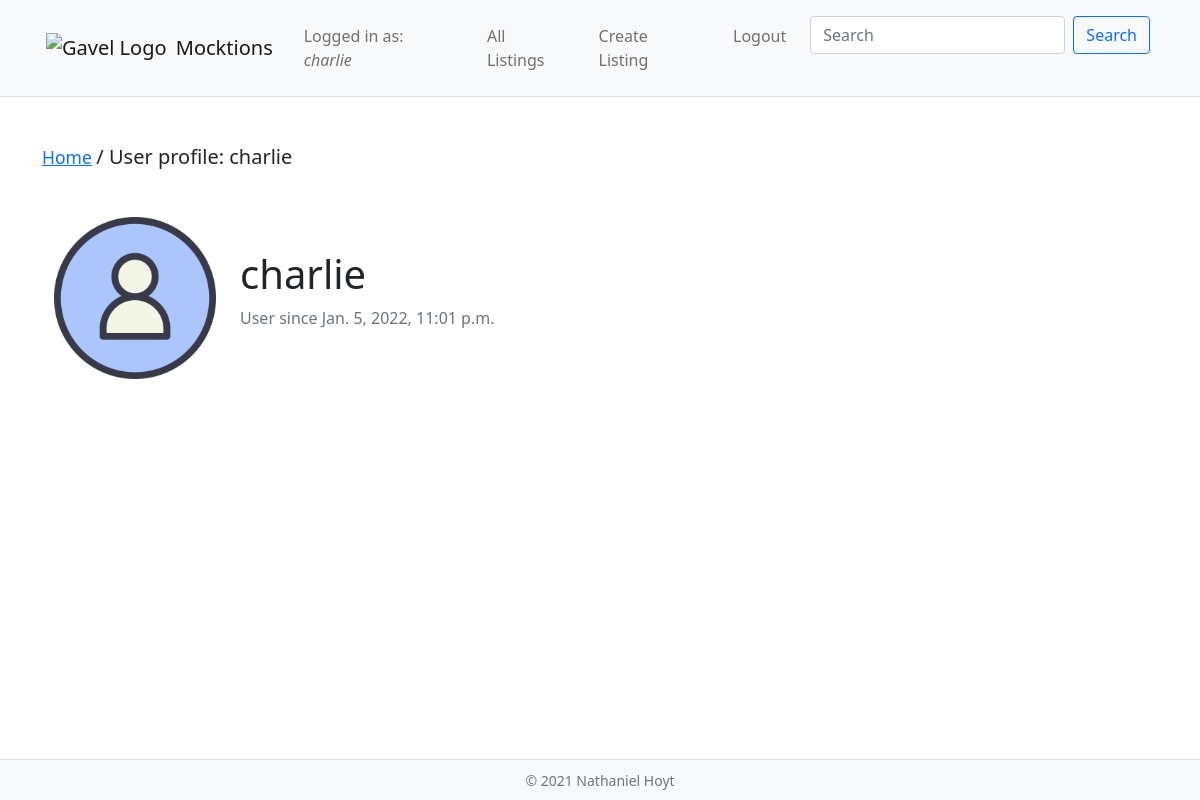
Screenshot of /accounts/dedolence (signed in) with the database file from the repository.
### auctions/models.py (models this page shows)
class User(AbstractUser):
    watchlist = models.ManyToManyField('Listing', blank=True)

### auctions/views.py (the view)
# urls.py: path("accounts/<str:username>", views.view_user, name="view_user"),
def view_user(request, username):
    user = User.objects.get(username=username)
    raw_listings = Listing.objects.filter(owner=user)
    listings = [get_listing(listing) for listing in raw_listings]
    return render(request, "auctions/user.html", {
        "listings": listings,
        'user': user
    })

### auctions/templates/auctions/user.html
{% extends "auctions/layout.html"  %}
{% load static %}
{% block body %}
    {% block breadcrumb %}
        {% include 'auctions/includes/breadcrumb.html' with page='User profile: ' listing_title=request.user %}
    {% endblock breadcrumb %}
    <div class="container">
        <div class="row mb-5">
            <div class="col-md-2">
                <img src="{% static 'auctions/images/user_avatar.png' %}" class="img-fluid">
            </div>
            <div class="col-md-10 d-flex align-items-center">
                <div>
                    <h1>{{ request.user }}</h1>
                    <p class="text-muted">User since {{ request.user.date_joined }}</p>
                </div>
            </div>
        </div>
{% endblock %}

### auctions/templates/auctions/includes/navbar.html (shortened to what this page needs)
{% load static %}
<nav class="navbar navbar-expand-lg bg-light navbar-light sticky-top border-bottom">
    <div class="container">
        <a class="navbar-brand" href="{% url 'index' %}" aria-label="Gavel Logo for the Auctions website">
            <img src="{% static 'auctions/images/gavel_icon.png' %}" width="30" height="30" class="m-1" alt="Gavel Logo">
            <span class="align-middle">Mocktions</span>
        </a>
        <div class="collapse navbar-collapse justify-content-end" id="header-nav" role="navigation">
            <ul class="navbar-nav">
                <li class="nav-item p-2">
                    <a href="{% url 'index' %}" class="nav-link">Logged in as: <em>{{ request.user }}</em></a>
                </li>
                <li class="nav-item p-2">
                    <a href="{% url 'all_listings' %}" class="nav-link">All Listings</a>
                </li>
                <li class="nav-item p-2">
                    <a href="{% url 'create_listing' %}" class="nav-link">Create Listing</a>
                </li>
                <li class="nav-item p-2">
                    {% if user.is_authenticated %}
                        <a href="{% url 'logout' %}" class="nav-link">
                            Logout
                        </a>
                    {% else %}
                        <a href="{% url 'login' %}" class="nav-link">
                        Login
                    </a>
                    {% endif %}
                </li>
                <li class="nav-item p-2 me-0">
                    <form class="d-flex" action="{% url 'search' %}" method="GET">
                        <input name="search_query" type="text" class="form-control me-2" placeholder="Search" aria-label="Search">
                        <button type="submit" class="btn btn-outline-primary">Search</button>
                    </form>
                </li>
            </ul>
        </div>
    </div>
</nav>

### auctions/templates/auctions/includes/breadcrumb.html
<h5 class="mt-4 mb-5 lead"><small><a href="{% url 'index' %}">Home</a> </small>/ {{ page }}{{ listing_title }}</h5>

### rows the page displays
User: user "charlie", username "charlie", user.date_joined "Jan. 5, 2022, 11:01 p.m."

### other values shown
{{ page }} "User profile:"
